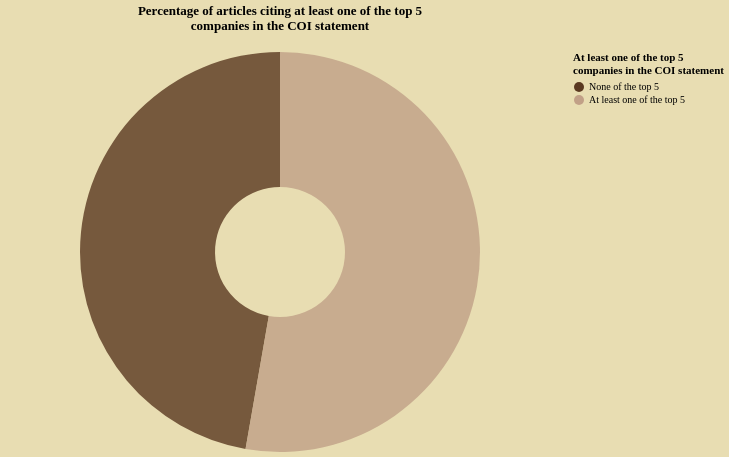

Describe this chart as a Vega-Lite specification.
### Vega-Lite specification from a JSON file in a GitHub repository (floating-point values rounded to 4 significant figures)
{"config": {"background": "#e8ddb2", "view": {"stroke": "transparent", "width": 550, "height": 400}, "axis": {"domainColor": "#5a3921", "gridColor": "#5a3921", "gridOpacity": 0.2, "tickColor": "#5a3921", "labelColor": "black", "titleColor": "black", "titleFont": "EB Garamond"}, "legend": {"labelColor": "black", "titleColor": "black", "labelFont": "EB Garamond", "titleFont": "EB Garamond"}, "title": {"color": "black", "font": "EB Garamond"}, "mark": {"color": "#6b4a32", "opacity": 0.8}, "bar": {"color": "#6b4a32", "opacity": 0.8}, "line": {"color": "#6b4a32", "opacity": 0.8}, "area": {"color": "#6b4a32", "opacity": 0.8}, "point": {"color": "#6b4a32", "opacity": 0.8}}, "data": {"name": "data-2fe9d4fa5dd860dc8f98aea173729617"}, "mark": {"type": "arc", "innerRadius": 65}, "encoding": {"color": {"field": "Presence of any of the top 5 companies", "scale": {"domain": ["None of the top 5", "At least one of the top 5"], "range": ["#5a3921", "#c1a087"]}, "sort": ["None of the top 5", "At least one of the top 5"], "title": ["At least one of the top 5", "companies in the COI statement"], "type": "nominal"}, "theta": {"field": "value", "type": "quantitative"}, "tooltip": [{"field": "value", "format": ",", "title": "Number of articles", "type": "quantitative"}, {"field": "%", "format": ".2f", "type": "quantitative"}]}, "title": ["Percentage of articles citing at least one of the top 5", "companies in the COI statement", ""], "$schema": "https://vega.github.io/schema/vega-lite/v5.20.1.json", "datasets": {"data-2fe9d4fa5dd860dc8f98aea173729617": [{"Presence of any of the top 5 companies": "None of the top 5", "value": 79198, "%": 47.24}, {"Presence of any of the top 5 companies": "At least one of the top 5", "value": 88446, "%": 52.76}]}}
